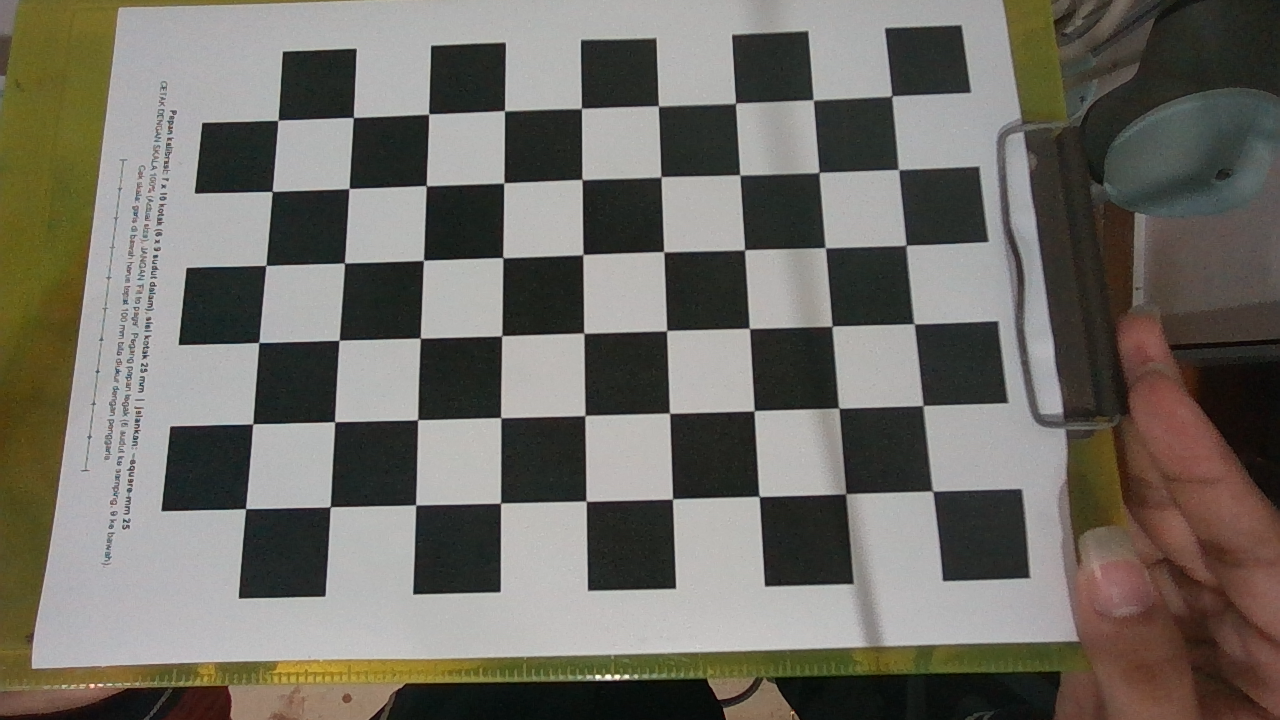
#> input picture kalibrasi/kalibrasi_foto/foto_20261021_202827_005.png, 1280 x 720 px, given in place of the camera
$ python kalibrasi_kamera_live.py   (older library calls are emulated)
#> lines starting #> are read from the running program, lines starting #| are printed output that depends on the picture; after the words box and inside, x2 and y2 are one past the last pixel; in counts of white or black regions, pixels touching at a corner belong together
#!/usr/bin/env python3
"""Kalibrasi kamera langsung dari webcam (metode Zhang) - RET503 Pertemuan 2.

Alur mengikuti materi:
  foto papan catur -> deteksi sudut (findChessboardCorners + cornerSubPix)
  -> calibrateCamera (homografi, K awal, optimasi LM) -> reprojection error
  -> simpan K dan distorsi ke .json dan .npz -> uji koreksi distorsi (undistort).

Contoh:
  python kalibrasi_kamera_live.py                        # kamera 0, 1280x720, papan 6x9 sudut dalam
  python kalibrasi_kamera_live.py --camera 1 --square-mm 25
  python kalibrasi_kamera_live.py --from-folder kalibrasi_foto   # hitung ulang dari foto tersimpan
  python kalibrasi_kamera_live.py --format npz                  # simpan .npz saja (atau json / both)
  python kalibrasi_kamera_live.py --load kalibrasi_kamera.npz    # hanya uji undistort

Pengambilan foto MANUAL: tekan SPASI saat papan terdeteksi; layar menampilkan jumlah foto yang sudah diambil.
"""

from __future__ import annotations

import argparse
import glob
import json
import sys
import time
from dataclasses import dataclass
from datetime import datetime
from pathlib import Path

import cv2
import numpy as np

# ---------------------------------------------------------------- konstanta
# Sama dengan calibration_utils.py: sub-piksel berhenti di 30 iterasi / 0,001 px.
CORNER_CRITERIA = (cv2.TERM_CRITERIA_EPS | cv2.TERM_CRITERIA_MAX_ITER, 30, 0.001)
FLAGS_FULL = cv2.CALIB_CB_ADAPTIVE_THRESH | cv2.CALIB_CB_NORMALIZE_IMAGE
FLAGS_FAST = FLAGS_FULL | cv2.CALIB_CB_FAST_CHECK  # menolak frame tanpa papan dengan cepat

GRID_COLS, GRID_ROWS = 4, 3  # peta cakupan: 4 x 3 sel

BACKENDS = {
    "auto": cv2.CAP_ANY,
    "dshow": getattr(cv2, "CAP_DSHOW", cv2.CAP_ANY),
    "msmf": getattr(cv2, "CAP_MSMF", cv2.CAP_ANY),
    "v4l2": getattr(cv2, "CAP_V4L2", cv2.CAP_ANY),
    "avfoundation": getattr(cv2, "CAP_AVFOUNDATION", cv2.CAP_ANY),
}

GREEN, RED, YELLOW, WHITE, CYAN = (0, 200, 0), (0, 0, 255), (0, 220, 255), (255, 255, 255), (255, 200, 0)


# ------------------------------------------------------------- struktur data
@dataclass
class Shot:
    corners: np.ndarray  # (N,1,2) float32, sudut hasil cornerSubPix
    path: Path | None = None  # file foto mentah (jika disimpan)


@dataclass
class CalResult:
    rms: float
    rmse: float
    K: np.ndarray
    dist: np.ndarray
    rvecs: list
    tvecs: list
    per_image_error: np.ndarray
    image_size: tuple[int, int]


# --------------------------------------------------------------- fungsi inti
# [5 lines left out: function make_object_points, not called in this run]


def detect_board(gray: np.ndarray, board: tuple[int, int], fast: bool):
    """Deteksi 6x9 sudut dalam lalu haluskan ke sub-piksel. Mengembalikan (ok, corners)."""
    found, corners = cv2.findChessboardCorners(gray, board, FLAGS_FAST if fast else FLAGS_FULL)
    if not found:
        return False, None
    corners = np.asarray(corners, np.float32).reshape(-1, 1, 2)
    corners = cv2.cornerSubPix(gray, corners, (11, 11), (-1, -1), CORNER_CRITERIA)
    return True, corners


# [147 lines left out: functions calibrate, grade, board_tilts, quality_warnings, coverage_of, output_paths and 3 more, not called in this run]


def build_undistort_maps(K, dist, size, alpha: float = 0.0):
    newK, _ = cv2.getOptimalNewCameraMatrix(K, dist, size, alpha, size)
    return cv2.initUndistortRectifyMap(K, dist, None, newK, size, cv2.CV_32FC1)


# ------------------------------------------------------------------- kamera
def open_camera(source: str, width: int, height: int, backend: str, fourcc: str, autofocus: bool):
#> called with source = '0', width = 1280, height = 720, backend = 'auto', fourcc = 'MJPG', autofocus = False
    src = int(source) if source.isdigit() else source
    cap = cv2.VideoCapture(src, BACKENDS[backend]) if isinstance(src, int) else cv2.VideoCapture(src)
    if not cap.isOpened():
        raise RuntimeError(f"Kamera/sumber '{source}' tidak bisa dibuka. Coba --camera 1 atau --backend dshow.")
    if fourcc:
        cap.set(cv2.CAP_PROP_FOURCC, cv2.VideoWriter_fourcc(*fourcc))
    cap.set(cv2.CAP_PROP_FRAME_WIDTH, width)
    cap.set(cv2.CAP_PROP_FRAME_HEIGHT, height)
    if not autofocus:
        accepted = cap.set(cv2.CAP_PROP_AUTOFOCUS, 0)  # fokus harus terkunci (slide 22)
        print(f"[info] Autofocus: perintah {'diterima' if accepted else 'ditolak'} driver, "
              f"nilai terbaca = {cap.get(cv2.CAP_PROP_AUTOFOCUS)}. Hasil ini tidak selalu akurat; "
              "pastikan lewat pengaturan kamera (tombol F di program atau aplikasi kamera).")
    for _ in range(5):  # buang frame awal (auto-exposure belum stabil)
        cap.read()
#> this loop made 5 passes
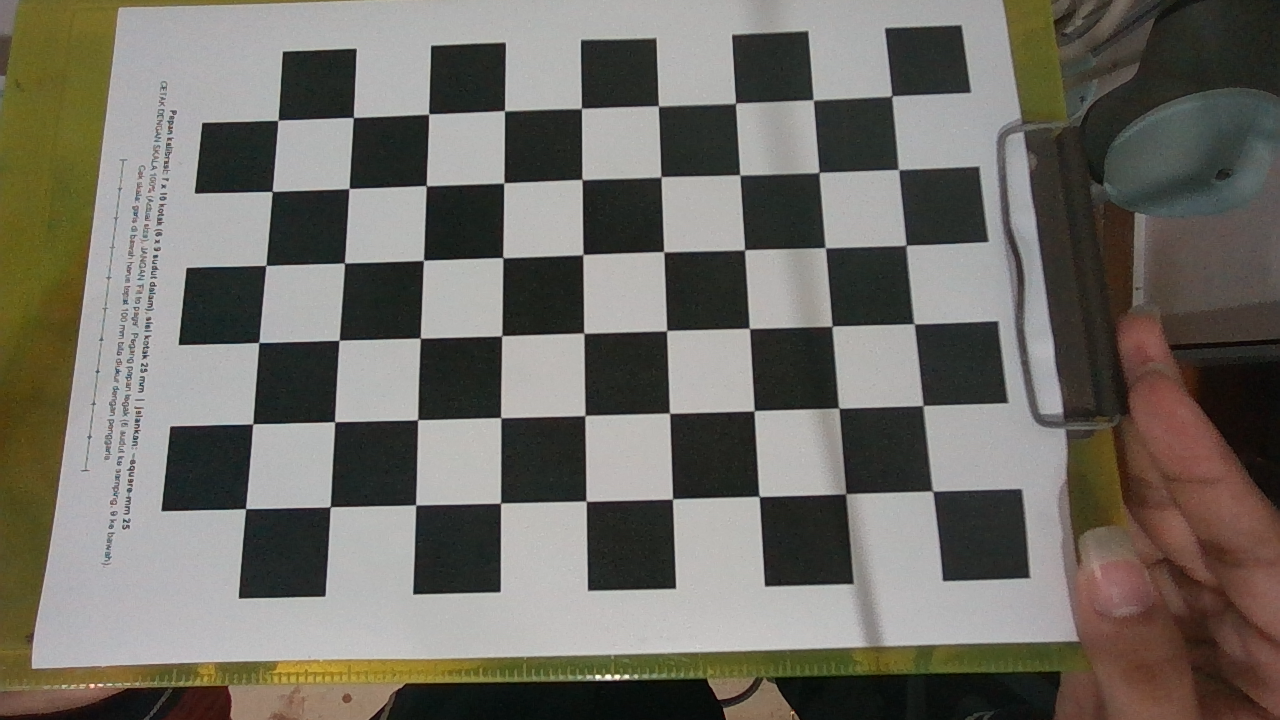
#> input picture kalibrasi/kalibrasi_foto/foto_20261021_202827_005.png, 1280 x 720 px, given in place of the camera
    ok, frame = cap.read()
#> frame is the input picture: shape (720, 1280, 3); mean B, G, R 101.1, 108.7, 111.9
    if not ok:
        raise RuntimeError("Kamera terbuka tetapi tidak mengirim gambar.")
    h, w = frame.shape[:2]
    if (w, h) != (width, height):
        cap.release()
        raise RuntimeError(
            f"Kamera memberi {w}x{h}, bukan {width}x{height}. Kalibrasi harus memakai resolusi yang "
            "sama dengan saat kamera dipakai. Coba --fourcc MJPG, --backend dshow, atau kamera lain."
        )
    return cap


# ------------------------------------------------------------ gambar overlay
def put(img, text, org, color=WHITE, scale=0.55, thick=1):
    cv2.putText(img, text, org, cv2.FONT_HERSHEY_SIMPLEX, scale, (0, 0, 0), thick + 2, cv2.LINE_AA)
    cv2.putText(img, text, org, cv2.FONT_HERSHEY_SIMPLEX, scale, color, thick, cv2.LINE_AA)


def panel(img, lines, x, y, w=None):
    """Kotak semi-transparan berisi teks [(teks, warna), ...]."""
    lh = 20
    w = w or max(cv2.getTextSize(t, cv2.FONT_HERSHEY_SIMPLEX, 0.55, 1)[0][0] for t, _ in lines) + 16
    h = lh * len(lines) + 10
    roi = img[y : y + h, x : x + w]
    if roi.size:
        img[y : y + h, x : x + w] = (roi * 0.35).astype(np.uint8)
    for i, (t, c) in enumerate(lines):
        put(img, t, (x + 8, y + 20 + i * lh), c)


def draw_minimap(img, cov: np.ndarray):
    """Peta cakupan 4x3 di pojok kanan atas: hijau = sel sudah dijangkau papan."""
    H, W = img.shape[:2]
    cw, ch = 40, 30
    x0, y0 = W - GRID_COLS * cw - 12, 10
    for r in range(GRID_ROWS):
        for c in range(GRID_COLS):
            p1 = (x0 + c * cw, y0 + r * ch)
            p2 = (p1[0] + cw - 2, p1[1] + ch - 2)
            cv2.rectangle(img, p1, p2, (0, 160, 0) if cov[r, c] else (60, 60, 60), -1)
    put(img, "cakupan", (x0, y0 + GRID_ROWS * ch + 14), WHITE, 0.45)


# ----------------------------------------------------------------- mode live
def run_live(args) -> int:
    board = (args.cols, args.rows)
    size = (args.width, args.height)
    cap = open_camera(args.camera, args.width, args.height, args.backend, args.fourcc, args.keep_autofocus)
    out_dir = Path(args.save_images) if args.save_images else None
    if out_dir:
        out_dir.mkdir(parents=True, exist_ok=True)

    win = "Kalibrasi Kamera (RET503)"
    cv2.namedWindow(win, cv2.WINDOW_NORMAL)

    shots: list[Shot] = []
    result: CalResult | None = None
    saved = False
    undistort_on = False
    maps = None
    msg, msg_until, flash_until = "", 0.0, 0.0
    novelty_px = args.novelty * args.width

    if args.load:
        K, dist, lsize = load_calibration(Path(args.load))
        if tuple(lsize) != size:
            print(f"[!] Kalibrasi lama untuk {lsize}, kamera sekarang {size}.")
        else:
            maps = build_undistort_maps(K, dist, size)
            undistort_on = True
            msg, msg_until = "Kalibrasi lama dimuat (tekan U untuk bandingkan)", time.time() + 4

    def say(text: str, secs: float = 3.0):
        nonlocal msg, msg_until
        msg, msg_until = text, time.time() + secs

    def coverage_total() -> np.ndarray:
        cov = np.zeros((GRID_ROWS, GRID_COLS), bool)
        for s in shots:
            cov |= coverage_of(s.corners, size)
        return cov

    # [29 lines left out: functions add_shot, do_calibrate, not called in this run]

    print(__doc__)
    print("Tombol: SPASI ambil foto | C kalibrasi | U undistort | X buang foto terburuk | "
          "Z batalkan foto terakhir | S simpan hasil | F pengaturan kamera | Q keluar\n")

    try:
        while True:
            ok, frame = cap.read()
            if not ok:
                print("Frame gagal dibaca; berhenti.")
                break
            gray = cv2.cvtColor(frame, cv2.COLOR_BGR2GRAY)
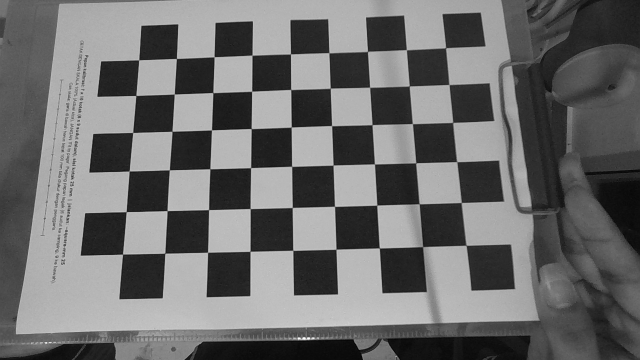
#> gray: shape (720, 1280) (shown at 1/2 size); min 3, max 253, mean 108.8
            found, corners = detect_board(gray, board, fast=True)
#> in detect_board, `found, corners = cv2.findChessboardCorners(gray, board, FLAGS_FAST if ..`: found = True; corners = 54 rows, first 8: [892.5, 95.23], [898.5, 170], [907.1, 244.6], [913.5, 324], [922.5, 405], [934.4, 491.1], [813.2, 98.65], [818.9, 172.3]
#> in detect_board, `corners = cv2.cornerSubPix(gray, corners, (11, 11), (-1, -1), CORNER_C..`: corners = 54 rows, first 8: [891.7, 95.91], [898.5, 169.6], [906.1, 245.2], [914, 323.7], [923, 405.5], [932.6, 491], [813.3, 99.88], [819, 172.4]
#> found = True

            sharp = None
            if found:
                pts = corners.reshape(-1, 2)
#> pts = 54 pairs, first value 245.6 to 932.6, second value 95.91 to 508.6
                x0, y0 = np.maximum(pts.min(0).astype(int), 0)
#> x0 = 245; y0 = 95
                x1, y1 = pts.max(0).astype(int)
#> x1 = 932; y1 = 508
                roi = gray[y0:y1, x0:x1]
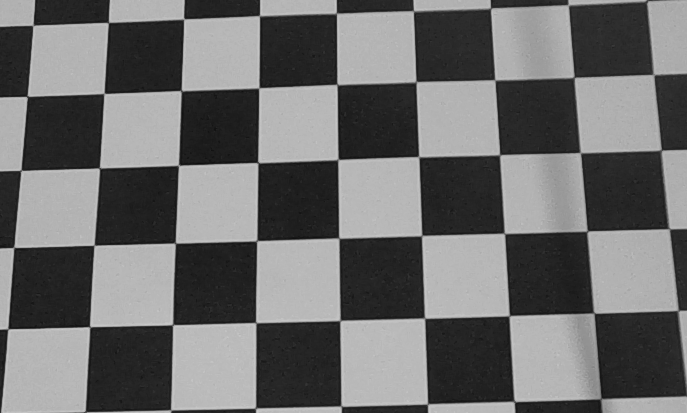
#> roi: shape (413, 687); min 13, max 202, mean 108.8
                sharp = float(cv2.Laplacian(roi, cv2.CV_64F).var()) if roi.size else 0.0
#> sharp = 332
            blurry = sharp is not None and sharp < args.min_sharpness
#> blurry = False

            # ---- tampilan
            if undistort_on and maps is not None:
                show = cv2.remap(frame, maps[0], maps[1], cv2.INTER_LINEAR)
                panel(show, [("UNDISTORT (alpha=0)  |  tekan U untuk kembali", YELLOW)], 10, 10)
            else:
                show = frame.copy()
                for s in shots:  # titik foto lama: bantu melihat area yang belum tercakup
                    for p in s.corners.reshape(-1, 2)[::3]:
                        cv2.circle(show, (int(p[0]), int(p[1])), 2, (0, 140, 255), -1)
                if found:
                    cv2.drawChessboardCorners(show, board, corners, found)
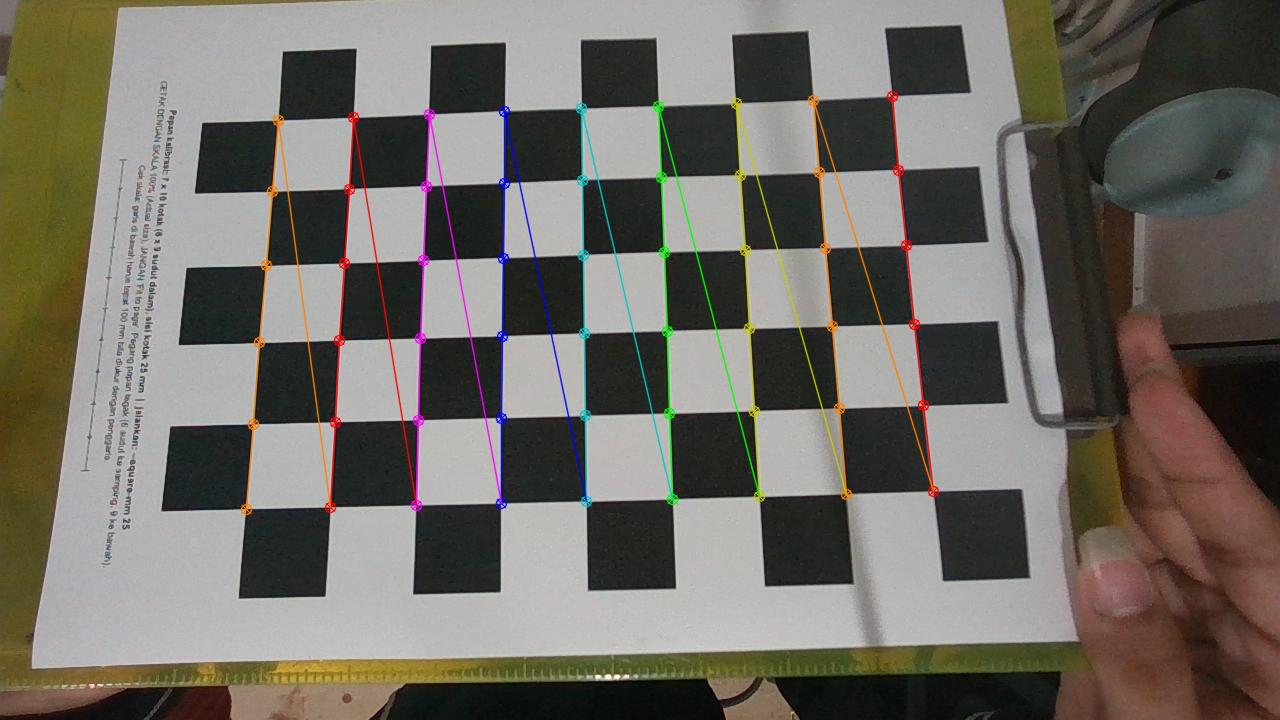
#> show: shape (720, 1280, 3); 2.64% of pixels changed, all inside (x1, y1, x2, y2) = (240, 90, 940, 516)
                if not found:
                    status = ("Papan tidak terdeteksi (6x9 sudut dalam harus terlihat utuh)", RED)
                elif blurry:
                    status = (f"Buram (ketajaman {sharp:.0f} < {args.min_sharpness:.0f}); tahan papan diam", YELLOW)
                else:
                    status = (f"Papan terdeteksi (ketajaman {sharp:.0f})  ->  tekan SPASI", GREEN)
                n = len(shots)
                count_color = GREEN if n >= args.min_shots else WHITE
                lines = [
                    (f"Foto diambil: {n}   (target {args.min_shots}-{args.max_shots})", count_color),
                    status,
                ]
                if result is not None:
                    g, gc = grade(result.rms)
                    lines.append((f"RMS {result.rms:.3f} px: {g}" + ("" if saved else "  [belum disimpan]"), gc))
                panel(show, lines, 10, 10)
#> in panel, `w = w or max(cv2.getTextSize(t, cv2.FONT_HERSHEY_SIMPLEX, 0.55, 1)[0][..`: w = 484
#> in panel, `h = lh * len(lines) + 10`: h = 50
#> in panel, `roi = img[y : y + h, x : x + w]`:
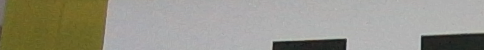
#> roi: shape (50, 484, 3); mean B, G, R 135.9, 148.8, 150.8
#> in panel, `img[y : y + h, x : x + w] = (roi * 0.35).astype(np.uint8)`:
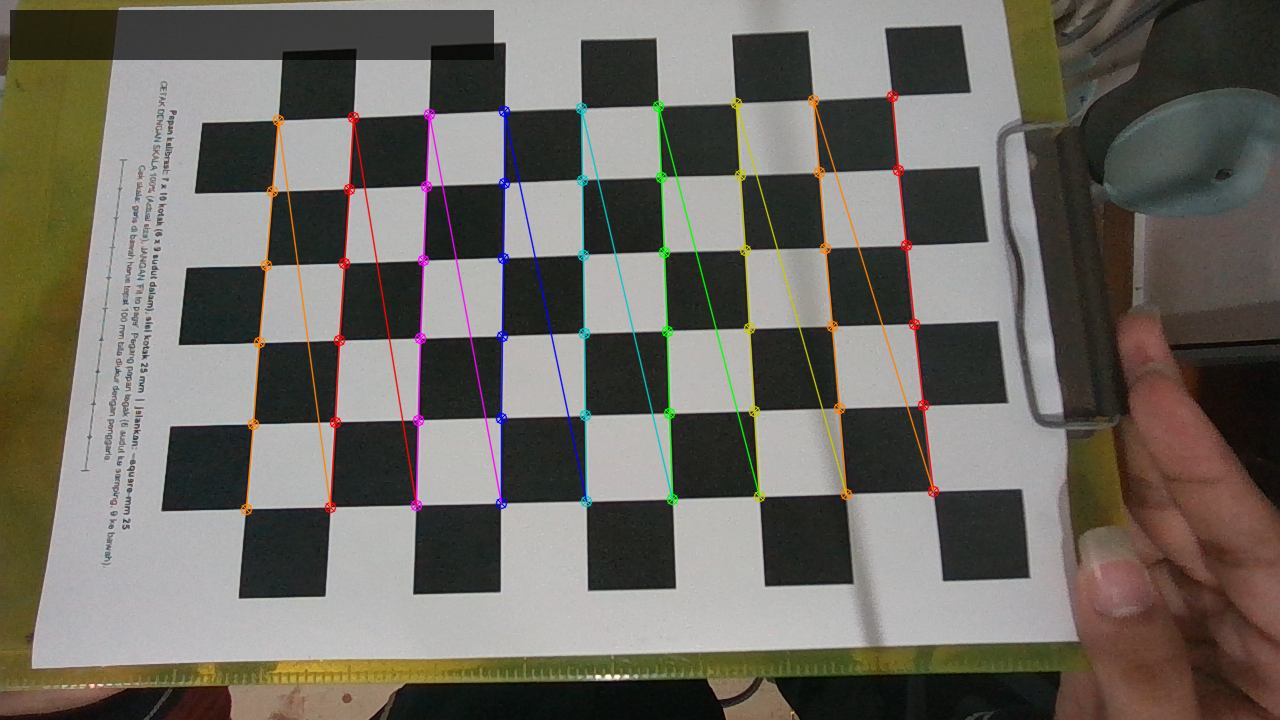
#> img: shape (720, 1280, 3); mean B, G, R 98.3, 106, 109.9
#> the loop in panel, `for i, (t, c) in enumerate(lines):` made 2 passes
#> c on pass 1: (255, 255, 255)
#> (the rest of the program and of its run is left out)
